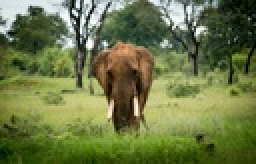
%> input picture semester-1/vision-artificial/U2T4/images/the-elephant-cafe.jpg, 128 x 82 px, shrunk from 550 x 352 before the run (shown 2 times larger)
$ octave U2T4.m   (GNU Octave 9; MATLAB toolbox functions it lacks are replaced by stand-ins)
%> lines starting %> are read from the running program, lines starting %| are printed output that depends on the picture
%> further down, image is the input picture: size 82x128x3 uint8; mean R, G, B 108.3, 119.6, 70.4
### semester-1/vision-artificial/U2T4/salt_and_pepper_noise.m
function resulting_image = salt_and_pepper_noise(reference_image, percentage)
%> called with percentage = 6
    [y, x, channels] = size(reference_image);
%> y = 82; x = 128; channels = 1

    if channels > 1
        reference_image = rgb2gray(reference_image);
    end

    total_affected_pixels = round(((x * y) * (percentage / 100)) / 2);
%> total_affected_pixels = 315

    for i = 1: total_affected_pixels
        reference_image(randi(y),randi(x)) = 0;
        reference_image(randi(y),randi(x)) = 255;
    end
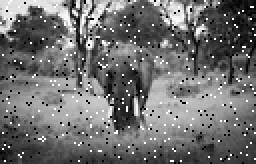
%> reference_image: size 82x128 uint8 (shown 2 times larger); min 0, max 255, mean 111.5

    resulting_image = reference_image;
end

### semester-1/vision-artificial/U2T4/mean_filter.m
function resulting_image = mean_filter(reference_image, k_size_x, k_size_y)
    [height, width, channels] = size(reference_image);

    if channels > 1
        reference_image = rgb2gray(reference_image);
    end

    window_size = k_size_x * k_size_y;
    array = zeros(1, window_size);
    resulting_image = reference_image;

    edge_x = floor(k_size_x / 2.0) + 1;
    edge_y = floor(k_size_y / 2.0) + 1;

    for x = edge_x : width - edge_x + 1
        for y = edge_y : height - edge_y + 1
            cnt = 1;
            for fx = 1 : k_size_x
                for fy = 1 : k_size_y
                    array(cnt) = reference_image(y + fy - edge_y, x + fx - edge_x);
                    cnt = cnt + 1;
                end

                resulting_image(y, x) = mean(array);
            end
        end
    end
end

### semester-1/vision-artificial/U2T4/mode_filter.m
function resulting_image = mode_filter(reference_image, k_size_x, k_size_y)
    [height, width, channels] = size(reference_image);

    if channels > 1
        reference_image = rgb2gray(reference_image);
    end

    window_size = k_size_x * k_size_y;
    array = zeros(1, window_size);
    resulting_image = reference_image;

    edge_x = floor(k_size_x / 2.0) + 1;
    edge_y = floor(k_size_y / 2.0) + 1;

    for x = edge_x : width - edge_x + 1
        for y = edge_y : height - edge_y + 1
            cnt = 1;
            for fx = 1 : k_size_x
                for fy = 1 : k_size_y
                    array(cnt) = reference_image(y + fy - edge_y, x + fx - edge_x);
                    cnt = cnt + 1;
                end

                resulting_image(y, x) = mode(array);
            end
        end
    end
end

### semester-1/vision-artificial/U2T4/U2T4.m
clc;

image = imread('./images/the-elephant-cafe.jpg');
reference_image = rgb2gray(image);

% Kernel size.
k_size_x = 3;
k_size_y = 3;

salt_pepper_image = salt_and_pepper_noise(reference_image, 6);
gaussian_image =  imnoise(reference_image, 'gaussian');
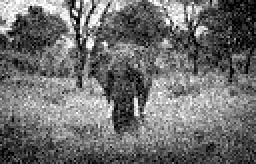
%> gaussian_image: size 82x128 uint8 (shown 2 times larger); min 0, max 255, mean 110.7
uniform_image = imnoise(reference_image, 'speckle', 0.15);
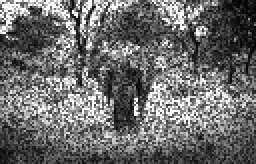
%> uniform_image: size 82x128 uint8 (shown 2 times larger); min 1, max 255, mean 108.4

% Noise.
% Salt and Pepper noise-affected images.
figure(); % 1
imshow([reference_image, salt_pepper_image]);

% Gaussian noise-affected images.
figure(); % 2
imshow([reference_image, gaussian_image]);

% Uniform noise-affected images.
figure(); % 3
imshow([reference_image, uniform_image]);

% Filters.
% Mean Filter Treated Images.

% --- Salt and Pepper.
mean_salt_pepper_image = mean_filter(salt_pepper_image, k_size_x, k_size_y);
%> after the loop in mean_filter, `for x = edge_x : width - edge_x + 1`: array = [54 48 49 50 46 50 255 45 51]

figure(); % 4
imshow([reference_image, salt_pepper_image, mean_salt_pepper_image]);

% --- Gaussian.
mean_gaussian_image = mean_filter(gaussian_image, k_size_x, k_size_y);
%> call 2 of mean_filter, with k_size_x = 3, k_size_y = 3
%> after the loop in mean_filter (call 2), `for x = edge_x : width - edge_x + 1`:
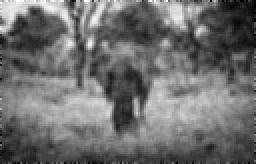
%> resulting_image: size 82x128 uint8 (shown 2 times larger); min 0, max 255, mean 110.7; mean of the top-left, top-right, bottom-left and bottom-right quarters 116.3, 91.4, 114.8, 120.2
%> after the loop in mean_filter (call 2), `for x = edge_x : width - edge_x + 1`: array = [24 26 51 71 18 37 55 106 49]

figure(); % 5
imshow([reference_image, gaussian_image, mean_gaussian_image]);

% --- Uniform.
mean_uniform_image = mean_filter(uniform_image, k_size_x, k_size_y);
%> call 3 of mean_filter, with k_size_x = 3, k_size_y = 3
%> after the loop in mean_filter (call 3), `for x = edge_x : width - edge_x + 1`:
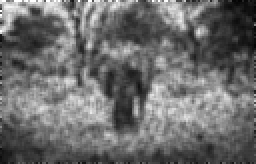
%> resulting_image: size 82x128 uint8 (shown 2 times larger); min 3, max 255, mean 108.4
%> after the loop in mean_filter (call 3), `for x = edge_x : width - edge_x + 1`: array = [61 73 63 38 67 36 66 57 69]

figure(); % 6
imshow([reference_image, uniform_image, mean_uniform_image]);

% Mode Filter Treated Images.

% --- Salt and Pepper.
mode_salt_pepper_image = mode_filter(salt_pepper_image, k_size_x, k_size_y);
%> after the loop in mode_filter, `for x = edge_x : width - edge_x + 1`:
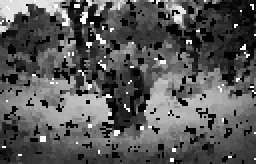
%> resulting_image: size 82x128 uint8 (shown 2 times larger); min 0, max 255, mean 87.8
%> after the loop in mode_filter, `for x = edge_x : width - edge_x + 1`: array = [54 48 49 50 46 50 255 45 51]

figure(); % 7
imshow([reference_image, salt_pepper_image, mode_salt_pepper_image]);
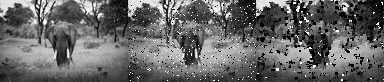
%> displayed picture: size 82x384, on the screen's scale of 0 to 255; min 0, max 255, mean 103.3

% --- Gaussian.
mode_gaussian_image = mode_filter(gaussian_image, k_size_x, k_size_y);
%> (the run ends here)
